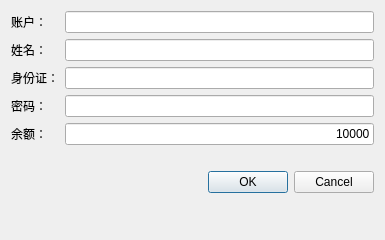
<?xml version="1.0" encoding="UTF-8"?>
<ui version="4.0">
 <class>UserInfoOperator</class>
 <widget class="QDialog" name="UserInfoOperator">
  <property name="geometry">
   <rect>
    <x>0</x>
    <y>0</y>
    <width>385</width>
    <height>240</height>
   </rect>
  </property>
  <property name="windowTitle">
   <string>Dialog</string>
  </property>
  <layout class="QFormLayout" name="formLayout">
   <item row="0" column="0">
    <widget class="QLabel" name="label">
     <property name="text">
      <string>账户：</string>
     </property>
     <property name="alignment">
      <set>Qt::AlignmentFlag::AlignRight|Qt::AlignmentFlag::AlignTrailing|Qt::AlignmentFlag::AlignVCenter</set>
     </property>
    </widget>
   </item>
   <item row="0" column="1">
    <widget class="QLineEdit" name="account">
     <property name="minimumSize">
      <size>
       <width>300</width>
       <height>0</height>
      </size>
     </property>
     <property name="maxLength">
      <number>19</number>
     </property>
     <property name="alignment">
      <set>Qt::AlignmentFlag::AlignRight|Qt::AlignmentFlag::AlignTrailing|Qt::AlignmentFlag::AlignVCenter</set>
     </property>
    </widget>
   </item>
   <item row="1" column="0">
    <widget class="QLabel" name="label_2">
     <property name="text">
      <string>姓名：</string>
     </property>
     <property name="alignment">
      <set>Qt::AlignmentFlag::AlignRight|Qt::AlignmentFlag::AlignTrailing|Qt::AlignmentFlag::AlignVCenter</set>
     </property>
    </widget>
   </item>
   <item row="1" column="1">
    <widget class="QLineEdit" name="name">
     <property name="minimumSize">
      <size>
       <width>300</width>
       <height>0</height>
      </size>
     </property>
     <property name="maxLength">
      <number>20</number>
     </property>
     <property name="alignment">
      <set>Qt::AlignmentFlag::AlignRight|Qt::AlignmentFlag::AlignTrailing|Qt::AlignmentFlag::AlignVCenter</set>
     </property>
    </widget>
   </item>
   <item row="2" column="0">
    <widget class="QLabel" name="label_3">
     <property name="text">
      <string>身份证：</string>
     </property>
     <property name="alignment">
      <set>Qt::AlignmentFlag::AlignRight|Qt::AlignmentFlag::AlignTrailing|Qt::AlignmentFlag::AlignVCenter</set>
     </property>
    </widget>
   </item>
   <item row="2" column="1">
    <widget class="QLineEdit" name="id">
     <property name="minimumSize">
      <size>
       <width>300</width>
       <height>0</height>
      </size>
     </property>
     <property name="maxLength">
      <number>18</number>
     </property>
     <property name="alignment">
      <set>Qt::AlignmentFlag::AlignRight|Qt::AlignmentFlag::AlignTrailing|Qt::AlignmentFlag::AlignVCenter</set>
     </property>
    </widget>
   </item>
   <item row="3" column="0">
    <widget class="QLabel" name="label_4">
     <property name="text">
      <string>密码：</string>
     </property>
     <property name="alignment">
      <set>Qt::AlignmentFlag::AlignRight|Qt::AlignmentFlag::AlignTrailing|Qt::AlignmentFlag::AlignVCenter</set>
     </property>
    </widget>
   </item>
   <item row="3" column="1">
    <widget class="QLineEdit" name="password">
     <property name="minimumSize">
      <size>
       <width>300</width>
       <height>0</height>
      </size>
     </property>
     <property name="maxLength">
      <number>6</number>
     </property>
     <property name="echoMode">
      <enum>QLineEdit::EchoMode::Password</enum>
     </property>
     <property name="alignment">
      <set>Qt::AlignmentFlag::AlignRight|Qt::AlignmentFlag::AlignTrailing|Qt::AlignmentFlag::AlignVCenter</set>
     </property>
    </widget>
   </item>
   <item row="4" column="0">
    <widget class="QLabel" name="label_5">
     <property name="text">
      <string>余额：</string>
     </property>
     <property name="alignment">
      <set>Qt::AlignmentFlag::AlignRight|Qt::AlignmentFlag::AlignTrailing|Qt::AlignmentFlag::AlignVCenter</set>
     </property>
    </widget>
   </item>
   <item row="4" column="1">
    <widget class="QLineEdit" name="balance">
     <property name="minimumSize">
      <size>
       <width>300</width>
       <height>0</height>
      </size>
     </property>
     <property name="inputMethodHints">
      <set>Qt::InputMethodHint::ImhNone</set>
     </property>
     <property name="text">
      <string>10000</string>
     </property>
     <property name="alignment">
      <set>Qt::AlignmentFlag::AlignRight|Qt::AlignmentFlag::AlignTrailing|Qt::AlignmentFlag::AlignVCenter</set>
     </property>
    </widget>
   </item>
   <item row="6" column="0" colspan="2">
    <widget class="QDialogButtonBox" name="buttonBox">
     <property name="orientation">
      <enum>Qt::Orientation::Horizontal</enum>
     </property>
     <property name="standardButtons">
      <set>QDialogButtonBox::StandardButton::Cancel|QDialogButtonBox::StandardButton::Ok</set>
     </property>
    </widget>
   </item>
   <item row="5" column="1">
    <widget class="QLabel" name="notice">
     <property name="text">
      <string/>
     </property>
     <property name="alignment">
      <set>Qt::AlignmentFlag::AlignRight|Qt::AlignmentFlag::AlignTrailing|Qt::AlignmentFlag::AlignVCenter</set>
     </property>
    </widget>
   </item>
  </layout>
 </widget>
 <resources/>
 <connections>
  <connection>
   <sender>buttonBox</sender>
   <signal>rejected()</signal>
   <receiver>UserInfoOperator</receiver>
   <slot>reject()</slot>
   <hints>
    <hint type="sourcelabel">
     <x>328</x>
     <y>235</y>
    </hint>
    <hint type="destinationlabel">
     <x>286</x>
     <y>274</y>
    </hint>
   </hints>
  </connection>
 </connections>
</ui>
